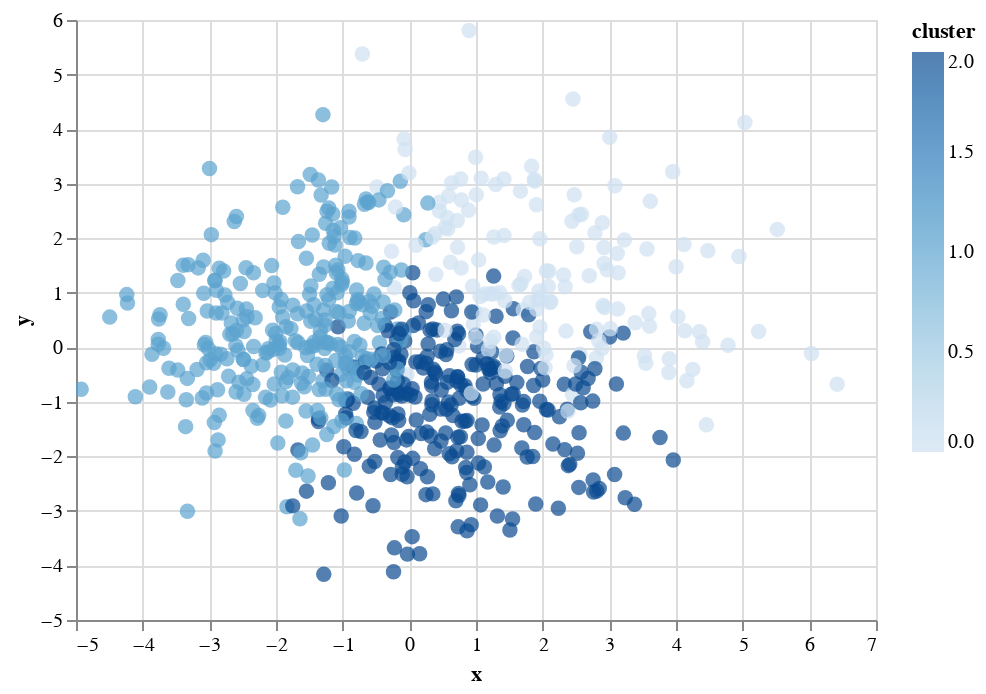

Here is the notebook cell this chart was saved with:
### Code cell
# Visualize the clusters with Altair

vis_data = pd.DataFrame(pca_data)
vis_data['cluster'] = labels
vis_data['G3_binned'] = student['G3_binned']
vis_data.columns = ['x', 'y', 'cluster', 'G3_binned']

alt.Chart(vis_data).mark_circle(size=60).encode(
    x='x',
    y='y',
    color='cluster',
    tooltip=['G3_binned']
).interactive()

### Figure 1 — Vega-Lite specification as saved in the notebook (floating-point values rounded to 4 significant figures; data arrays with more than 128 entries replaced by an {"elided": "..."} marker saying what was removed)
{"config": {"view": {"continuousWidth": 400, "continuousHeight": 300}}, "data": {"name": "data-b2f07c4bcf4152103de22af0a748425b"}, "mark": {"type": "circle", "size": 60}, "encoding": {"color": {"type": "quantitative", "field": "cluster"}, "tooltip": [{"type": "nominal", "field": "G3_binned"}], "x": {"type": "quantitative", "field": "x"}, "y": {"type": "quantitative", "field": "y"}}, "selection": {"selector001": {"type": "interval", "bind": "scales", "encodings": ["x", "y"]}}, "$schema": "https://vega.github.io/schema/vega-lite/v4.8.1.json", "datasets": {"data-b2f07c4bcf4152103de22af0a748425b": {"elided": "662 records"}}}
